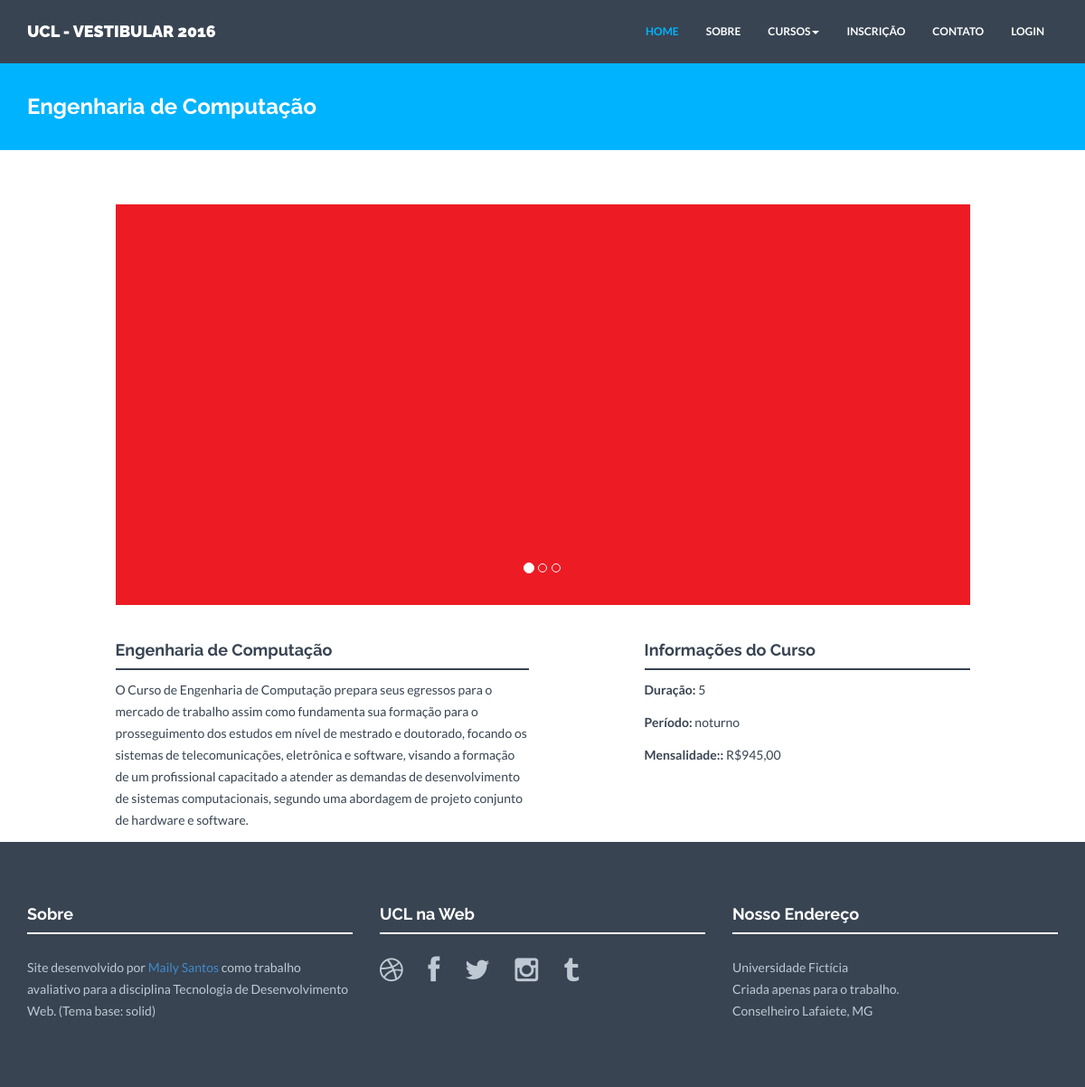
Page /engcomputacao.php on the committed database.
### tables this page shows
CREATE TABLE IF NOT EXISTS `curso` (
  `idcurso` int(11) NOT NULL AUTO_INCREMENT,
  `cod` varchar(12) NOT NULL,
  `nome` varchar(150) NOT NULL,
  `duracao` int(11) NOT NULL,
  `periodo` varchar(11) NOT NULL,
  `mensalidade` varchar(15) NOT NULL,
  `descricao` varchar(1000) NOT NULL,
  `foto1` varchar(200) NOT NULL,
  `foto2` varchar(200) NOT NULL,
  `foto3` varchar(200) NOT NULL,
  PRIMARY KEY (`idcurso`),
  UNIQUE KEY `cod` (`cod`)
);

### engcomputacao.php (the view, shortened to what this page needs)
<?php
include "header.php";
?>
<?php
$link = DBConnect();
$query_list = "SELECT * FROM curso WHERE cod='ECOMP'";
if ($result = $link->query($query_list)) {
while ($row = $result->fetch_row()) {
?>
<div id="blue">
    <div class="container">
        <div class="row">
            <h3><?= $row[2] ?></h3>
        </div>
    </div>
</div>
<div class="container mt">
    <div class="row">
        <div class="col-lg-10 col-lg-offset-1 centered">
            <div id="carousel-example-generic" class="carousel slide" data-ride="carousel">
                <ol class="carousel-indicators">
                    <li data-target="#carousel-example-generic" data-slide-to="0" class="active"></li>
                    <li data-target="#carousel-example-generic" data-slide-to="1"></li>
                    <li data-target="#carousel-example-generic" data-slide-to="2"></li>
                </ol>
                <div class="carousel-inner">
                    <div class="item active">
                        <img id="foto01" src="<?php echo "admin/" .$row[7] ?>" alt="">
                    </div>
                </div>
            </div><! --/Carousel -->
        </div>
        <div class="col-lg-5 col-lg-offset-1">
            <div id="conteudo-principal">
                <h4><?= $row[2] ?></h4>
                <div class="hline"></div>
                <p><?= $row[6] ?></p>
            </div>
        </div>
        <div class="col-lg-4 col-lg-offset-1">
            <h4>Informações do Curso</h4>
            <div class="hline"></div>
            <div id="conteudo-lateral">
                <p><b>Duração:</b> <?= $row[3] ?></p>
                <p><b>Período:</b> <?= $row[4] ?></p>
                <p><b>Mensalidade::</b> <?= $row[5] ?></p>
            </div>
        </div>
        <?php
        }
        }
        ?>
        <br><br>
    </div><! --/row -->
</div><! --/container -->
<?php
include "footer.php";
?>

### assets/css/style.css (style rules this page uses)
* { margin: 0; padding: 0px; }
body { background: #ffffff; margin: 0; height: 100%; color: #384452; font-family: 'Lato', sans-serif; font-weight: 400; }
h1, h2, h3, h4, h5, h6 { font-family: 'Raleway', sans-serif; font-weight: 700; }
p { padding: 0; margin-bottom: 12px; font-family: 'Lato', sans-serif; font-weight: 400; font-size: 14px; line-height: 24px; color: #384452; margin-top: 10px; }
img { height: auto; max-width: 100%; }
.centered { text-align: center }
.mt { margin-top: 60px; }
.hline { border-bottom: 2px solid #384452; }
#blue { background: #00b3fe; margin-top: 60px; margin-bottom: 60px; padding-top: 25px; padding-bottom: 25px; }
#blue h3 { color: white; margin-left: 15px; }

### rows in the picture
curso: nome "Engenharia de Computação", foto1 (picture), descricao "O Curso de Engenharia de Computação prepara seus egressos para o mercado de trabalho assim como fundamenta sua formação para o prosseguimento dos estudos em nível de mestrado e doutorado, focando os sistemas de telecomunicações, eletrônica e software, visando a formação de um profissional capacitado a atender as demandas de desenvolvimento de sistemas computacionais, segundo uma abordagem de projeto conjunto de hardware e software.", duracao "5", periodo "noturno", mensalidade "R$945,00"
